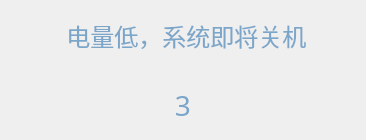
<?xml version="1.0" encoding="UTF-8"?>
<ui version="4.0">
 <class>Hp_PowerOff_Dialog</class>
 <widget class="QWidget" name="Hp_PowerOff_Dialog">
  <property name="geometry">
   <rect>
    <x>0</x>
    <y>0</y>
    <width>366</width>
    <height>140</height>
   </rect>
  </property>
  <property name="windowTitle">
   <string>Form</string>
  </property>
  <property name="styleSheet">
   <string notr="true"/>
  </property>
  <widget class="QFrame" name="frame">
   <property name="geometry">
    <rect>
     <x>0</x>
     <y>0</y>
     <width>366</width>
     <height>140</height>
    </rect>
   </property>
   <property name="styleSheet">
    <string notr="true">background-color: rgba(255, 255, 255, 0);
color:#7CA6C9;
background-image:url(:/res/res/format_default_bg.png);</string>
   </property>
   <property name="frameShape">
    <enum>QFrame::StyledPanel</enum>
   </property>
   <property name="frameShadow">
    <enum>QFrame::Raised</enum>
   </property>
   <widget class="QLabel" name="label">
    <property name="geometry">
     <rect>
      <x>0</x>
      <y>0</y>
      <width>366</width>
      <height>70</height>
     </rect>
    </property>
    <property name="font">
     <font>
      <pointsize>18</pointsize>
     </font>
    </property>
    <property name="text">
     <string> 电量低，系统即将关机</string>
    </property>
    <property name="alignment">
     <set>Qt::AlignCenter</set>
    </property>
   </widget>
   <widget class="QLabel" name="label_timer">
    <property name="geometry">
     <rect>
      <x>0</x>
      <y>70</y>
      <width>366</width>
      <height>70</height>
     </rect>
    </property>
    <property name="font">
     <font>
      <family>微软雅黑</family>
      <pointsize>21</pointsize>
     </font>
    </property>
    <property name="text">
     <string>3</string>
    </property>
    <property name="alignment">
     <set>Qt::AlignCenter</set>
    </property>
   </widget>
  </widget>
 </widget>
 <resources/>
 <connections/>
</ui>
